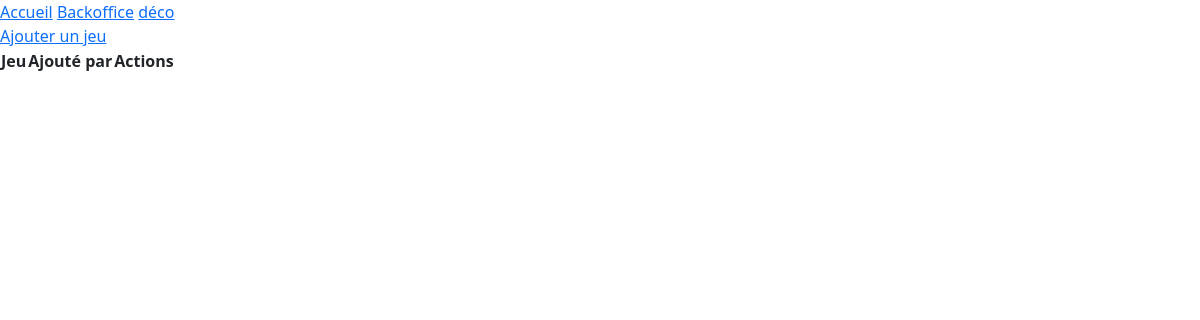
/backoffice.php (signed in), run on an earlier commit of the app's database.
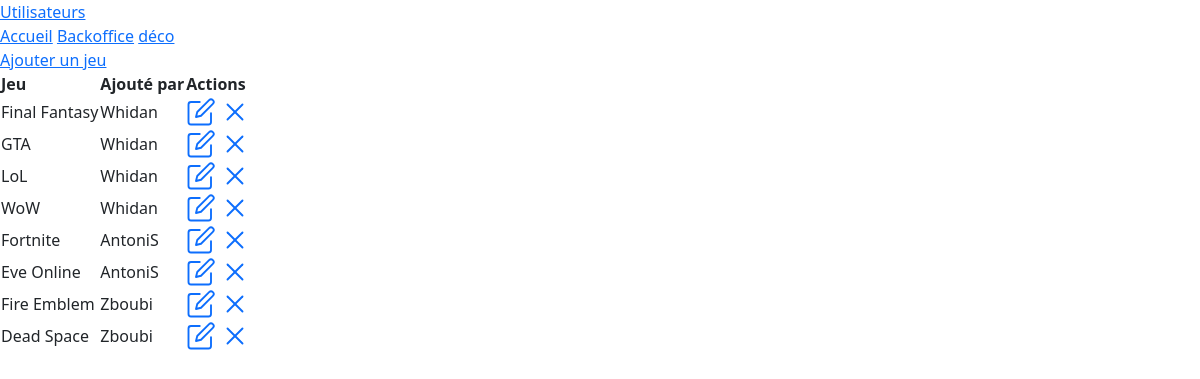
And on a later commit of the database.
### tables this page shows
CREATE TABLE `games` (
  `game_id` int NOT NULL,
  `game_name` varchar(255) NOT NULL,
  `game_date` date NOT NULL,
  `game_desc` longtext NOT NULL,
  `game_photo` varchar(255) NOT NULL,
  `cate_name` enum('RPG','FPS','MMO','Strategie','Simulation','Survival Horror') NOT NULL,
  `added` date NOT NULL,
  `user_name` varchar(255) NOT NULL,
  `game_cover` varchar(255) NOT NULL
);

### backoffice.php (the view, shortened to what this page needs)
<?php
if (!isset($_SESSION["user"])) {
    header("Location: index.php");
} else {
    require("connect.php");
    if ($_SESSION["user"]["role"] == "admin") {
        $sql = "SELECT * FROM games";
        $query = $db->prepare($sql);
        $query->execute();
        $result = $query->fetchAll(PDO::FETCH_ASSOC);
        echo "<a href='users.php'>Utilisateurs</a>";
    } else
    if ($_SESSION["user"]["role"] == "user") {
        $name = $_SESSION["user"]["pseudo"];
        $sql = "SELECT * FROM games WHERE user_name = '$name'";
        $query = $db->prepare($sql);
        $query->execute();
        $result = $query->fetchAll(PDO::FETCH_ASSOC);
    }
    include "header.php";
    include "navbar.php";
    include "footer.php";
}
?>
<a href="add.php">Ajouter un jeu</a>
<table>
    <th>Jeu</th>
    <th>Ajouté par</th>
    <th>Actions</th>
    <?php
    foreach ($result as $jeu) {
    ?>
        <tr>
            <td><?= $jeu["game_name"] ?></td>
            <td><?= $jeu["user_name"] ?></td>
            <td>
                <a href="edit.php?id=<?= $jeu['game_id'] ?>" class="modif">
                    </a>
                <a href="delete.php?id=<?= $jeu['game_id'] ?>" class="cross">
                    <svg width="30" height="30" fill="none" stroke="currentColor" stroke-linecap="round" stroke-linejoin="round" stroke-width="1.5" viewBox="0 0 24 24" xmlns="http://www.w3.org/2000/svg">
                        <path d="M18 6 6 18"></path>
                        <path d="m6 6 12 12"></path>
                    </svg>
                </a>
            </td>
        </tr>
    <?php
    };
    ?>
</table>

What changed in the data, as far as the page shows it:
now on this page (row edited): games: game_name "Final Fantasy", user_name "Whidan"
now on this page (row edited): games: game_name "GTA", user_name "Whidan"
now on this page (row edited): games: game_name "LoL", user_name "Whidan"
now on this page (row edited): games: game_name "WoW", user_name "Whidan"
added games: game_name "Fortnite", user_name "AntoniS"
added games: game_name "Eve Online", user_name "AntoniS"
added games: game_name "Fire Emblem", user_name "Zboubi"
added games: game_name "Dead Space", user_name "Zboubi"
Also different on the page:
text now shown: "Utilisateurs"
